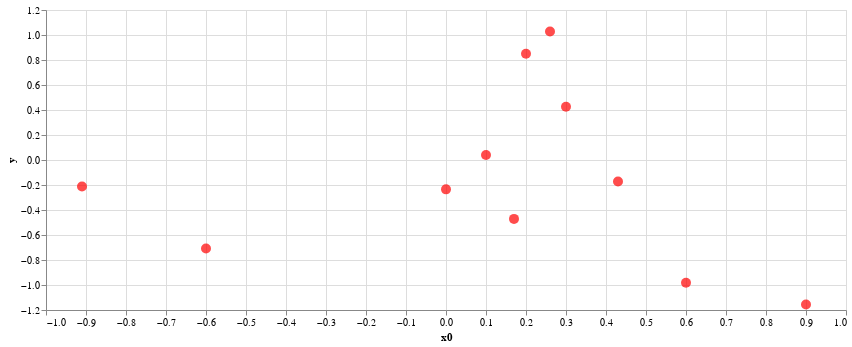

Notebook code cell kept with this figure:
### Markdown cell above
Repeatedly adjust the slider above and execute the following cell to plot all the evaluations `y` so far.

### Code cell
y = blackbox1([x0.value])[0][0]
print(f'Evaluated black box at {x0.value}; result={y}')
blackbox1.plot_xy().properties(width=800, height=300)

### Figure 1 — Vega-Lite specification as saved in the notebook (floating-point values rounded to 4 significant figures)
{"config": {"view": {"continuousWidth": 400, "continuousHeight": 300}}, "data": {"name": "data-c415cdb237105778cc52e470bb6aee59"}, "mark": {"type": "circle", "color": "red", "size": 100}, "encoding": {"x": {"type": "quantitative", "field": "x0", "scale": {"domain": [-1, 1]}}, "y": {"type": "quantitative", "field": "y"}}, "height": 300, "width": 800, "$schema": "https://vega.github.io/schema/vega-lite/v4.8.1.json", "datasets": {"data-c415cdb237105778cc52e470bb6aee59": [{"x0": 0.0, "y": -0.2349}, {"x0": -0.6, "y": -0.7085}, {"x0": 0.6, "y": -0.9825}, {"x0": 0.2, "y": 0.8504}, {"x0": 0.43, "y": -0.1726}, {"x0": -0.91, "y": -0.2123}, {"x0": 0.9, "y": -1.156}, {"x0": 0.1, "y": 0.0402}, {"x0": 0.3, "y": 0.4254}, {"x0": 0.26, "y": 1.028}, {"x0": 0.17, "y": -0.4711}]}}
